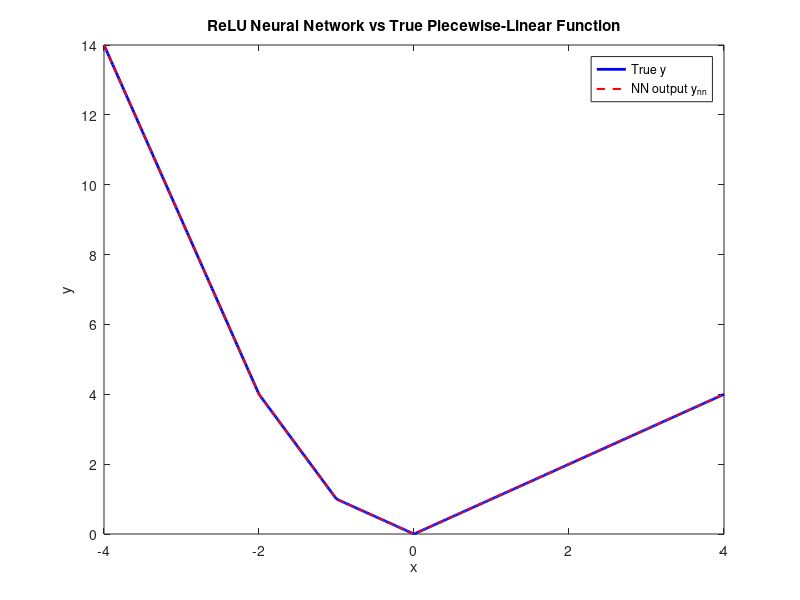

Recreate this plot in MATLAB.
% Lab 3 - Part 2, Exercise 1: ReLU Neural Network for Piecewise-Linear Function
% Neuro-Fuzzy Control
% Konias Odysseas Georgios - 03119166
%
% Represents the piecewise-linear function:
%   y = ReLU(x) + 2*ReLU(-x-2) + ReLU(-x) + 2*ReLU(-x-1)
% as a single hidden-layer neural network with ReLU activations:
%   y_nn = W2 * ReLU(W1*x + b1) + b2
%
% Decomposition:
%   y1 = ReLU(x)
%   y2 = ReLU(-x-2)          [scaled by 2]
%   y3 = ReLU(-x) - 2*ReLU(-x-1) + ReLU(-x-2)
%   y  = y1 + 2*y2 + y3

%% Network weights (column vectors / row vectors for batch eval)
W1 = [1; -1; -1; -1];          % 4 x 1  (hidden weights, one input)
b1 = [0; -2;  0; -1];          % 4 x 1  (hidden biases)
W2 = [1,  2,  1,  2];          % 1 x 4  (output weights)
b2 = 0;                         % scalar output bias

relu = @(z) max(0, z);

%% Evaluate on a grid
x_vals  = linspace(-4, 4, 500).';
hidden  = relu(W1.' .* x_vals + b1.');   % 500 x 4
y_nn    = (hidden * W2.') + b2;           % 500 x 1

%% True piecewise function (for verification)
y_true = relu(x_vals)          + ...
         2 * relu(-x_vals - 2) + ...
         relu(-x_vals)         + ...
         2 * relu(-x_vals - 1);

%% Plot
figure;
plot(x_vals, y_true, 'b-',  'LineWidth', 2, 'DisplayName', 'True y');
hold on;
plot(x_vals, y_nn,   'r--', 'LineWidth', 1.5, 'DisplayName', 'NN output y_{nn}');
legend; xlabel('x'); ylabel('y');
title('ReLU Neural Network vs True Piecewise-Linear Function');
fprintf('Max absolute error: %.2e\n', max(abs(y_nn - y_true)));

%% Display network parameters
fprintf('\nW1 = [%s]\n', num2str(W1.'));
fprintf('b1 = [%s]\n', num2str(b1.'));
fprintf('W2 = [%s]\n', num2str(W2));
fprintf('b2 = %g\n', b2);
